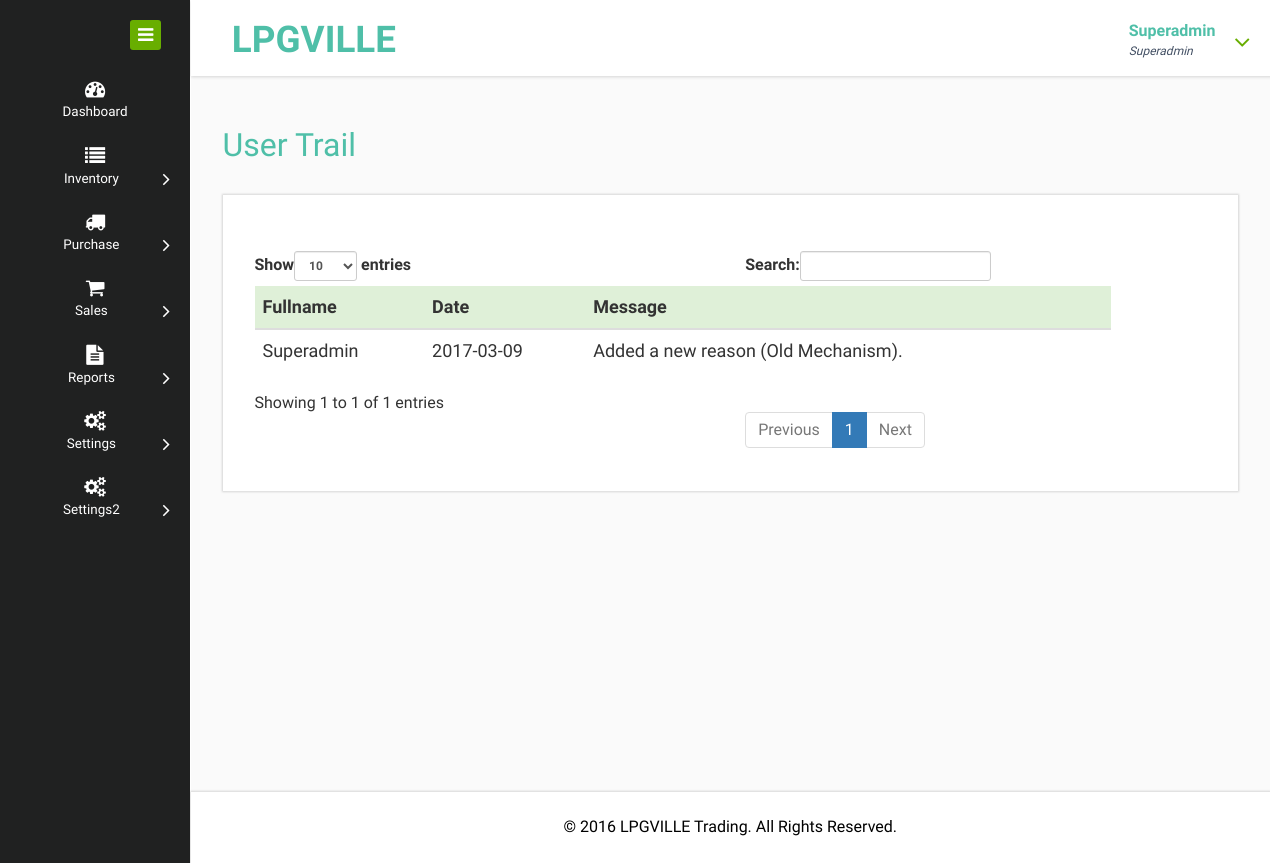
The page /admin/trail.php (signed in) on the database its author committed.
### tables this page shows
CREATE TABLE `user` (
  `UserID` varchar(20) NOT NULL,
  `Username` varchar(50) NOT NULL,
  `Password` varchar(15) NOT NULL,
  `Role` varchar(15) NOT NULL,
  `UserStatus` varchar(10) NOT NULL,
  `DateAdded` date NOT NULL,
  `UserDelete` int(5) NOT NULL
);

CREATE TABLE `user_info` (
  `UserID` varchar(20) NOT NULL,
  `Fullname` varchar(100) NOT NULL,
  `Contact` varchar(50) NOT NULL,
  `Email` varchar(150) NOT NULL,
  `Address` varchar(150) NOT NULL
);

CREATE TABLE `trail` (
  `TrailID` int(11) NOT NULL,
  `ID` varchar(20) NOT NULL,
  `UserID` varchar(20) NOT NULL,
  `Message` text NOT NULL,
  `DateCreated` date NOT NULL
);

CREATE TABLE `cms` (
  `ID` int(11) NOT NULL,
  `footer` varchar(200) NOT NULL,
  `about` text NOT NULL,
  `contact_text` varchar(255) NOT NULL,
  `contact_address` varchar(200) NOT NULL,
  `slider1` varchar(200) NOT NULL,
  `slider2` varchar(200) NOT NULL,
  `home_title1` varchar(200) NOT NULL,
  `home_title2` varchar(200) NOT NULL,
  `home_title3` varchar(200) NOT NULL,
  `home_text1` varchar(125) NOT NULL,
  `home_text2` varchar(125) NOT NULL,
  `home_text3` varchar(125) NOT NULL
);

### admin/session.php (called while the page is built, shortened)
<?php
$user = $conn->query("SELECT u.Username, u.Password, u.Role, u.UserStatus, u.DateAdded,
		ui.Fullname, ui.Contact, ui.Email, ui.Address,
		ua.Inventory, ua.PO, ua.Orders, ua.Reports, ua.Settings
		FROM user AS u
		INNER JOIN user_info AS ui ON u.UserID=ui.UserID
		INNER JOIN user_access AS ua ON u.UserID=ua.UserID
		AND u.UserID='$_SESSION[userid]'");
$urow = $user->fetch_assoc();
?>

### admin/trail.php (the view, shortened to what this page needs)
<?php
require('../connection.php');
require('session.php');
?>
<!DOCTYPE HTML>
<html>
  <?php
  require('head.php');
  ?>
<body>
<div class="page-container">
<div class="left-content">
<div class="mother-grid-inner">
	<?php
	require('header.php');
	?>
	<?php
	$table = $conn->query("SELECT tr.Message, tr.DateCreated,
     ui.Fullname
     FROM trail AS tr
     INNER JOIN user_info AS ui ON tr.UserID=ui.UserID
     ORDER BY tr.DateCreated DESC");
	?>
<div class="inner-block">
<div class="blank">
<h2>User Trail</h2>
<div class="grid_3 grid_4">
<div class="page-header">
</div>
<div class="bs-example">
<?php
  if($table->num_rows > 0) {
    echo '
    <table class="table" id="dataTables-example" style="font-size: 18px; width: 90%;">
    <thead>
    <tr class="success">
      <th>Fullname</th>
      <th>Date</th>
      <th>Message</th>
    </tr>
    </thead>
    <tbody>
    ';
    while($obj = $table->fetch_assoc()) {
      echo '<tr>';
      echo '<td>' .$obj['Fullname']. '</td>';
      echo '<td>' .$obj['DateCreated']. '</td>';
      echo '<td>' .$obj['Message']. '</td>';
      echo '</tr>';
    }
    echo '
    </tbody>
    </table>
    ';
  }
  else {
    echo 'No data available.';
  }
  ?>
</div>
</div>
</div>
</div>
<?php
require('footer.php');
?>
</div>
</div>
	<?php
	require('navigation.php');
	?>
</div>
</body>
</html>

### admin/header.php (shortened to what this page needs)
<div class="header-main">
<div class="header-left">
<div class="logo-name">
<a href="dashboard.php"> <h1>LPGVILLE</h1>
</a>
</div>
<div class="clearfix"> </div>
</div>
<div class="header-right">
<div class="profile_details">
<ul>
    <li class="dropdown profile_details_drop">
        <a href="#" class="dropdown-toggle" data-toggle="dropdown" aria-expanded="false">
        <div class="profile_img">
        <div class="user-name">
       <?php
        echo '<p>' .$urow['Fullname']. '</p>';
        echo '<span>' .$_SESSION['role']. '</span>';
        ?>
        </div>
        <i class="fa fa-angle-down lnr"></i>
        <div class="clearfix"></div>
        </div>
        </a>
                                    </li>
                                </ul>
                            </div>
                            <div class="clearfix"> </div>
                        </div>
                     <div class="clearfix"> </div>
                </div>

### admin/footer.php
 <?php
 	require('../connection.php');
   $cms = $conn->query("SELECT * FROM cms WHERE ID=1");
   $cmsrow = $cms->fetch_assoc();
   ?>
<div class="copyrights">
 <?php
                   echo
                   '
                   <p>© ' .$cmsrow['footer']. '</p>
                   ';
                   ?>
</div>

### rows shown on the page
user: user_info.Fullname "Superadmin"
trail: user_info.Fullname "Superadmin", DateCreated "2017-03-09", Message "Added a new reason (Old Mechanism)."
cms: footer "2016 LPGVILLE Trading. All Rights Reserved."

### other values the page prints
$_SESSION['role'] "Superadmin"
